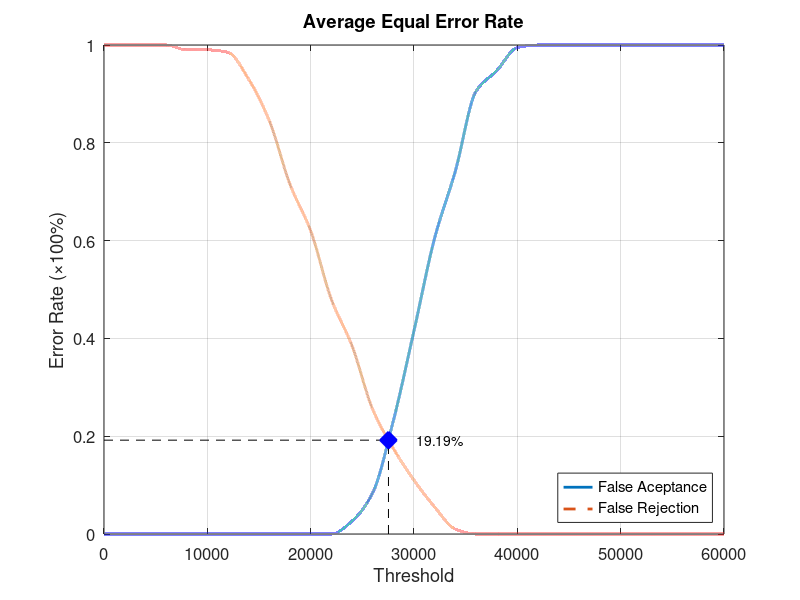
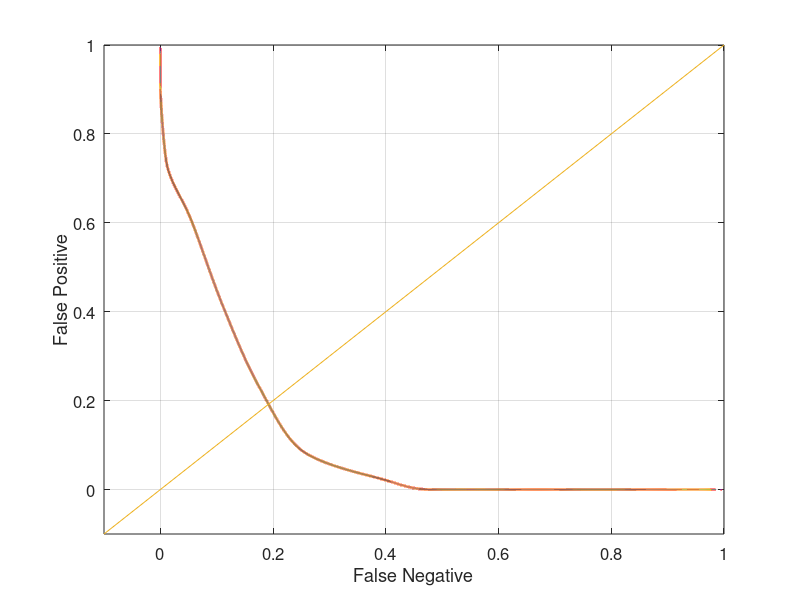

The MATLAB script that drew these images, in order:
function yEER = Database2_1
close all;
clear;
clc;
x = 0:2000:60000;
xq = 0:0.5:60000;

y0 = [0 0 0 0 0 0 0 0 0 0 0 0 0.0263158 0.0842105 0.231579 0.415789 0.605263 0.742105 0.905263 0.947368 0.994737 1 1 1 1 1 1 1 1 1 1];
yy0 = interp1(x, y0, xq, 'pchip');
y1 = [1 1 1 1 0.99 0.99 0.985 0.93 0.845 0.715 0.62 0.48 0.385 0.255 0.175 0.11 0.055 0.01 0 0 0 0 0 0 0 0 0 0 0 0 0];
yy1 = interp1(x, y1, xq, 'pchip');

% Calculating EER: 
y2 = abs(y0 - y1);
find(y2 == min(y2))
yy2 = abs(yy0 - yy1);
xEER = find(yy2 == min(yy2));
xEERIndex = xq(xEER) % X-axis EER
yEER = yy0(xEER) % Y-axis EER

main = figure
plot(xq, yy0,'-','LineWidth', 2);	hold on
plot(xq, yy1,'--','LineWidth', 2);	hold on
plot([xEERIndex xEERIndex], [0 yEER], 'k--');	hold on
plot([0 xEERIndex], [yEER yEER], 'k--');	hold on
plot(xEERIndex, yEER, 'bx', 'LineWidth', 10);	hold on
text(xEERIndex + 10 * xEERIndex / 100, yEER, [num2str(round((10000 * yEER)) / 100) '%'])
legend('False Aceptance', 'False Rejection', 'Location', 'SouthEast')
xlabel('Threshold')
ylabel('Error Rate (\times100%)')
title('Average Equal Error Rate')
set(gca, 'FontSize', 12)
axis([0 60000 0 1])
grid on

print(main, 'Database2_1Main', '-dpng');
FNRxFPR = figure('Color', [1 1 1]);
plot(yy1, yy0, '-', yy1, yy0, 'LineWidth', 2);
hold on
y = -0.1:0.1:1
plot(y, y); 
set(gca, 'FontSize', 12)
xlabel('False Negative')
ylabel('False Positive')
axis([-0.1 1 -0.1 1])
set(gca, 'FontSize', 12)
grid on

print(FNRxFPR, 'Database2_1FNRxFPR','-dpng');
end
